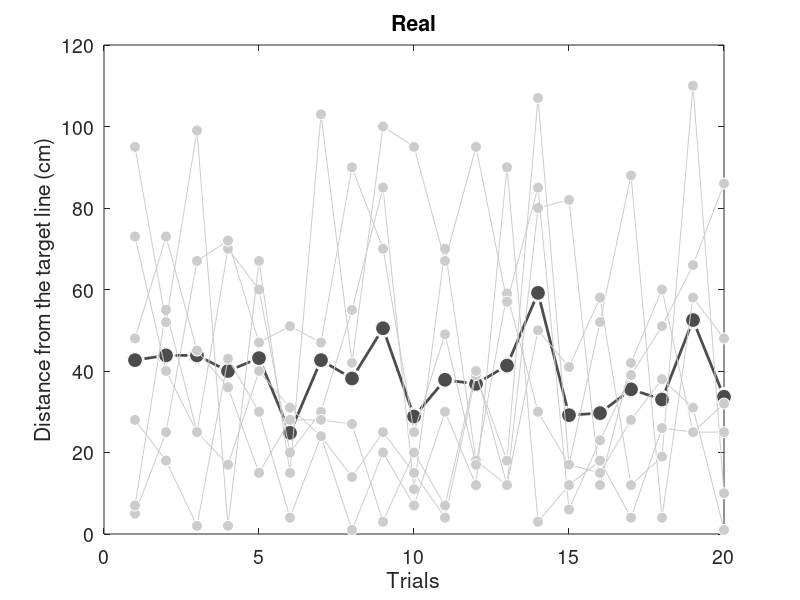

Write the MATLAB code that produced this figure.
load('scores.mat')

REAL_0h_abs = abs(REAL_0h_diff);
REAL_0h_abs_each = mean(REAL_0h_abs, 2);

x = 1:20;


figure('Position', [100 100 700 400]);
plot(x, REAL_0h_abs_each', '-o', ...
    'LineWidth', 2, ...
    'MarkerSize', 12, ...
    'MarkerFaceColor', dark_gray, ...
    'MarkerEdgeColor', white, ...
    'Color', dark_gray)

ylim([0, 120])
h = gca;
set(h, 'FontSize', 14)

xlabel('Trials')
ylabel('Distance from the target line (cm)')
title('Real')

for i = 1:REAL_number
    hold on
    y = REAL_0h_abs(:,i);
    plot(x, y', '-o', ...
    'MarkerSize', 8, ...
    'MarkerFaceColor', light_gray, ...
    'MarkerEdgeColor', white, ...
    'Color', light_gray)
end

hold off

saveas(gcf,'./data/figures/REAL_0h_test','epsc')
